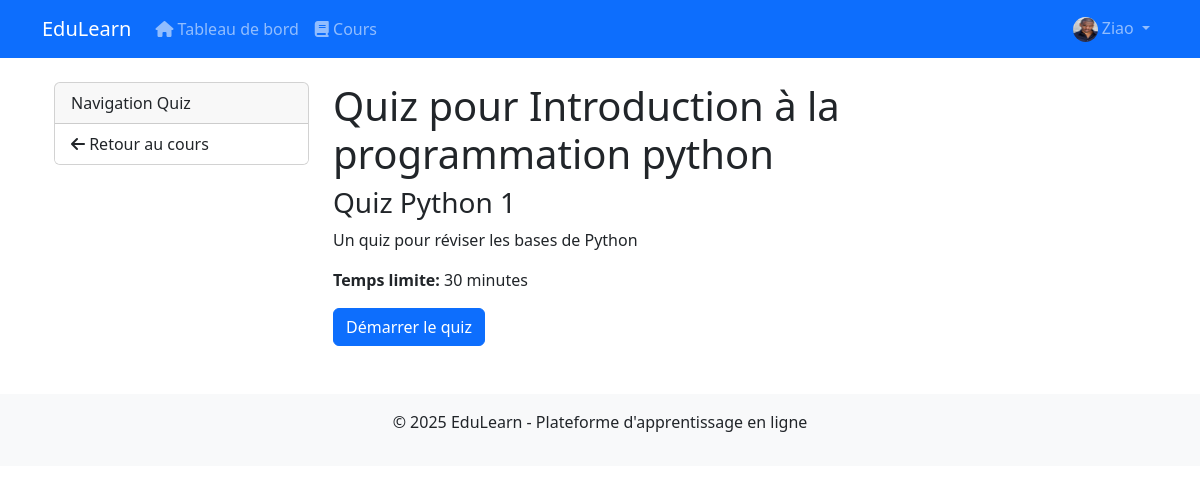
Screenshot of /quizzes/course/1/quizzes/ (signed in) with the database file from the repository.
### users/models.py (models this page shows, shortened)
class User(AbstractUser):
    STUDENT = 'student'
    TEACHER = 'teacher'
    ADMIN = 'admin'
    ROLE_CHOICES = [
        (STUDENT, 'Élève'),
        (TEACHER, 'Enseignant'),
        (ADMIN, 'Administrateur'),
    ]
    role = models.CharField(max_length=10, choices=ROLE_CHOICES, default=STUDENT)
    profile_pic = models.ImageField(upload_to='profile_pics', blank=True, null=True)
    bio = models.TextField(blank=True, null=True)
    def is_student(self):
        return self.role == self.STUDENT
    def is_teacher(self):
        return self.role == self.TEACHER
    def is_admin_user(self):
        return self.role == self.ADMIN and self.is_active

### courses/models.py (models this page shows, shortened)
class Course(models.Model):
    title = models.CharField(max_length=200)
    subject = models.ForeignKey(Subject, on_delete=models.CASCADE, related_name='courses')
    teacher = models.ForeignKey(User, on_delete=models.CASCADE, related_name='courses_teaching')
    description = models.TextField()
    image = models.ImageField(upload_to='course_images', blank=True, null=True)
    created_at = models.DateTimeField(auto_now_add=True)
    updated_at = models.DateTimeField(auto_now=True)
    students = models.ManyToManyField(User, related_name='courses_enrolled', blank=True)

### quizzes/models.py (models this page shows, shortened)
class Quiz(models.Model):
    title = models.CharField(max_length=200)
    course = models.ForeignKey(Course, on_delete=models.CASCADE, related_name='quizzes')
    chapter = models.ForeignKey(Chapter, on_delete=models.CASCADE, related_name='quizzes', null=True, blank=True)
    description = models.TextField(blank=True, null=True)
    time_limit = models.PositiveIntegerField(blank=True, null=True, help_text="Temps limite en minutes (optionnel)")
    created_at = models.DateTimeField(auto_now_add=True)

### quizzes/views.py (the view)
# urls.py: path('course/<int:course_id>/quizzes/', views.quiz_list, name='quiz_list'),
@login_required
def quiz_list(request, course_id):
    course = get_object_or_404(Course, id=course_id)
    if request.user != course.teacher and request.user not in course.students.all():
        messages.error(request, "Vous devez être inscrit à ce cours pour voir les quiz.")
        return redirect('courses:course_detail', course_id=course_id)
    quizzes = Quiz.objects.filter(course=course)
    if request.user.is_student():
        results = QuizResult.objects.filter(
            quiz__in=quizzes,
            student=request.user
        ).select_related('quiz')
        results_dict = {result.quiz.id: result for result in results}
    else:
        results_dict = {}
    context = {
        'quizzes': quizzes,
        'course': course,
        'results_dict': results_dict,
    }
    return render(request, 'quizzes/quiz_list.html', context)

### templates/quizzes/quiz_list.html (shortened to what this page needs)
{% extends 'quizzes/base_quiz.html' %}
{% block quiz_content %}
<div class="quiz-list-container">
    <h1>Quiz pour {{ course.title }}</h1>
    {% if quizzes %}
        <div class="quiz-list">
            {% for quiz in quizzes %}
                <div class="quiz-card">
                    <h3>{{ quiz.title }}</h3>
                    <p>{{ quiz.description|truncatewords:15 }}</p>
                    {% if quiz.time_limit %}
                        <p><strong>Temps limite:</strong> {{ quiz.time_limit }} minutes</p>
                    {% endif %}
                    <div class="quiz-actions">
                        {% if user.is_teacher %}
                            <a href="{% url 'quizzes:quiz_detail' quiz.id %}" class="btn btn-info">Détails</a>
                            <a href="{% url 'quizzes:edit_quiz' quiz.id %}" class="btn btn-warning">Modifier</a>
                            <a href="{% url 'quizzes:analytics_quiz' quiz.id %}" class="btn btn-secondary">Statistiques</a>
                            <a href="{% url 'quizzes:delete_quiz' quiz.id %}" class="btn btn-danger"
                               onclick="return confirm('Êtes-vous sûr de vouloir supprimer ce quiz?')">Supprimer</a>
                        {% else %}
                            {% if quiz.id in completed_quizzes %}
                                <a href="{% url 'quizzes:quiz_result' quiz.id %}" class="btn btn-success">Voir résultats</a>
                            {% else %}
                                <a href="{% url 'quizzes:take_quiz' quiz.id %}" class="btn btn-primary">Démarrer le quiz</a>
                            {% endif %}
                        {% endif %}
                    </div>
                </div>
            {% endfor %}
        </div>
    {% else %}
        <div class="no-quizzes">
            <p>Aucun quiz disponible pour ce cours.</p>
        </div>
    {% endif %}
</div>
{% endblock %}

### templates/base.html (shortened to what this page needs)
<!DOCTYPE html>
<html lang="fr">
<head>
    <link href="https://cdn.jsdelivr.net/npm/bootstrap@5.3.0/dist/css/bootstrap.min.css" rel="stylesheet">
    <link rel="stylesheet" href="https://cdnjs.cloudflare.com/ajax/libs/font-awesome/6.4.0/css/all.min.css">
</head>
<body>
    <nav class="navbar navbar-expand-lg navbar-dark bg-primary">
        <div class="container">
            <a class="navbar-brand" href="{% url 'home' %}">EduLearn</a>
            <div class="collapse navbar-collapse" id="navbarNav">
                <ul class="navbar-nav">
                    {% if user.is_authenticated %}
                        <li class="nav-item">
                            <a class="nav-link" href="{% url 'dashboard:home' %}">
                                <i class="fas fa-home"></i> Tableau de bord
                            </a>
                        </li>
                        <li class="nav-item">
                            <a class="nav-link" href="{% url 'courses:course_list' %}">
                                <i class="fas fa-book"></i> Cours
                            </a>
                        </li>
                    {% endif %}
                </ul>
                <ul class="navbar-nav ms-auto">
                    {% if user.is_authenticated %}
                        <li class="nav-item dropdown">
                            <a class="nav-link dropdown-toggle" href="#" id="userDropdown" role="button" data-bs-toggle="dropdown">
                                {% if user.profile_pic %}
                                    <img src="{{ user.profile_pic.url }}" alt="Profile" class="rounded-circle" style="width: 25px; height: 25px;">
                                {% else %}
                                    <i class="fas fa-user-circle"></i>
                                {% endif %}
                                {{ user.username }}
                            </a>
                        </li>
                    {% endif %}
                </ul>
            </div>
        </div>
    </nav>
    <div class="container mt-4">
        {% block content %}{% endblock %}
    </div>
    <footer class="mt-5 py-3 bg-light text-center">
        <div class="container">
            <p>&copy; {% now "Y" %} EduLearn - Plateforme d'apprentissage en ligne</p>
        </div>
    </footer>
</body>
</html>

### rows the page displays
User: profile_pic (picture), username "Ziao"
Course: title "Introduction à la programmation python"
Quiz: title "Quiz Python 1", description "Un quiz pour réviser les bases de Python", time_limit "30", shows "Démarrer le quiz"
